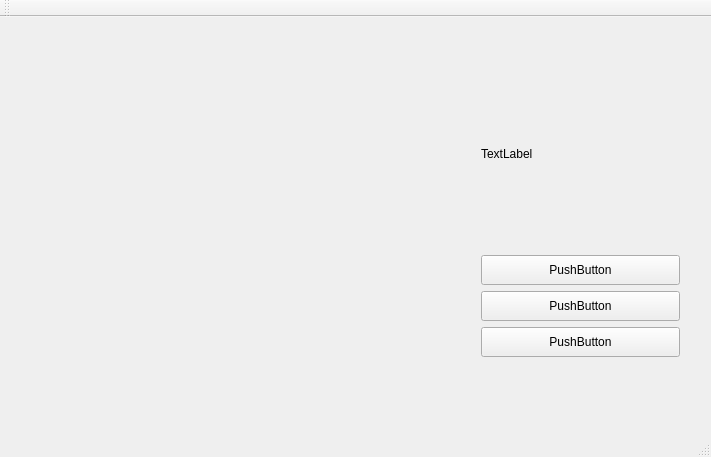
<?xml version="1.0" encoding="UTF-8"?>
<ui version="4.0">
 <class>MainWindow</class>
 <widget class="QMainWindow" name="MainWindow">
  <property name="geometry">
   <rect>
    <x>0</x>
    <y>0</y>
    <width>711</width>
    <height>457</height>
   </rect>
  </property>
  <property name="windowTitle">
   <string>MainWindow</string>
  </property>
  <widget class="QWidget" name="centralWidget">
   <widget class="QWidget" name="horizontalLayoutWidget">
    <property name="geometry">
     <rect>
      <x>470</x>
      <y>30</y>
      <width>221</width>
      <height>321</height>
     </rect>
    </property>
    <layout class="QHBoxLayout" name="horizontalLayout">
     <item>
      <layout class="QVBoxLayout" name="verticalLayout">
       <item>
        <widget class="QLabel" name="ImageCapture">
         <property name="text">
          <string>TextLabel</string>
         </property>
        </widget>
       </item>
       <item>
        <widget class="QPushButton" name="buttonCapture">
         <property name="minimumSize">
          <size>
           <width>30</width>
           <height>30</height>
          </size>
         </property>
         <property name="text">
          <string>PushButton</string>
         </property>
        </widget>
       </item>
       <item>
        <widget class="QPushButton" name="buttonSave">
         <property name="minimumSize">
          <size>
           <width>0</width>
           <height>30</height>
          </size>
         </property>
         <property name="text">
          <string>PushButton</string>
         </property>
        </widget>
       </item>
       <item>
        <widget class="QPushButton" name="buttonQuit">
         <property name="minimumSize">
          <size>
           <width>0</width>
           <height>30</height>
          </size>
         </property>
         <property name="text">
          <string>PushButton</string>
         </property>
        </widget>
       </item>
      </layout>
     </item>
    </layout>
   </widget>
   <widget class="QWidget" name="horizontalLayoutWidget_2">
    <property name="geometry">
     <rect>
      <x>40</x>
      <y>30</y>
      <width>421</width>
      <height>321</height>
     </rect>
    </property>
    <layout class="QHBoxLayout" name="ImageView"/>
   </widget>
  </widget>
  <widget class="QMenuBar" name="menuBar">
   <property name="geometry">
    <rect>
     <x>0</x>
     <y>0</y>
     <width>711</width>
     <height>23</height>
    </rect>
   </property>
  </widget>
  <widget class="QToolBar" name="mainToolBar">
   <attribute name="toolBarArea">
    <enum>TopToolBarArea</enum>
   </attribute>
   <attribute name="toolBarBreak">
    <bool>false</bool>
   </attribute>
  </widget>
  <widget class="QStatusBar" name="statusBar"/>
 </widget>
 <layoutdefault spacing="6" margin="11"/>
 <resources/>
 <connections/>
</ui>
